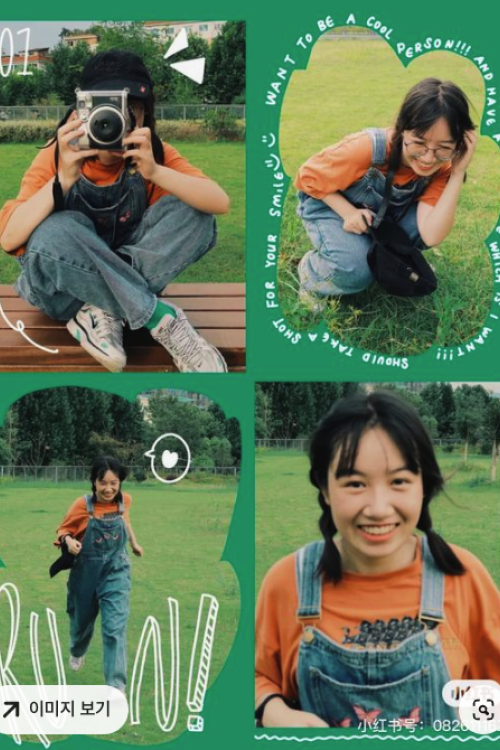
#> input picture api/service/printer/sample.jpeg, 1000 x 1500 px (shown at 1/2 size)
$ python -i image-encoder.py   (imports and definitions only)
#> lines starting #> are read from the running program, lines starting #| are printed output that depends on the picture
#> further down, picture is the input picture: shape (1500, 1000, 3); mean B, G, R 90.6, 121.5, 99.7
import sys
import os
os.environ["OPENCV_IO_MAX_IMAGE_PIXELS"] = str(pow(2,40))
import json
import numpy as np
from numba import jit, uint8
import cv2
import math
from PIL import ImageFont,Image, ImageDraw, ImageFilter

# ---------------------------------
# get script argument - 1: jsonfile_name
json_filename = sys.argv[1]

import time

# time.sleep(5)

# [11 lines not run here, left out]


# ---------------------------------
# config encoder
TEMPLATE_CONFIG_KEY = "config"
# [1 line that did not run here, left out]
# [1 line that did not run here, left out]
# [1 line that did not run here, left out]
# [1 line that did not run here, left out]
# [1 line that did not run here, left out]
# [1 line that did not run here, left out]
# [1 line that did not run here, left out]
# [1 line that did not run here, left out]

current_directory = os.getcwd()
output_directory = f'{current_directory}/result'
# [1 line that did not run here, left out]
# [1 line that did not run here, left out]
font_directory = f'{current_directory}/fonts'


# [12 lines of commented-out code are left out]


fourcc = cv2.VideoWriter_fourcc(*'avc1')
# [1 line that did not run here, left out]

instance_container = { }

# ---------------------------------
# helper
@jit(nopython=True,cache= True)
def to_framenumber(time):
    return round(time * VIDEO_FRAMERATE )

    # return math.floor(time * VIDEO_FRAMERATE)

# ---------------------------------
# generate encoding data form
TEMPLATE_COMPOSITOINS_KEY = "template_compositions"
TEMPLATE_OBJECTS_KEY = "template_objects"
TEMPLATE_ANIMATIONS_KEY = "template_animations"

# [1 line that did not run here, left out]
# [1 line that did not run here, left out]
# [1 line that did not run here, left out]


time_conversion_value = 1.0
# [1 line that did not run here, left out]
# bgm_file_path = f"{output_directory}/72a6a5b0-c0c2-46d8-a385-9d2064449e4e.mp3"
# config["audio_file_duration"] = 205.897143
# time_conversion_value = config["audio_file_duration"] / VIDEO_DURATION

# [3 lines that did not run here, left out]


# ---------------------------------
# Calibrate Data
# [55 lines not run here, left out]


# ---------------------------------
#
# [8 lines left out: function generate_composition_frame, not called in this run]
#
# ---------------------------------

def resize_image_with_pil(image, new_size):
    """
    OpenCV 이미지를 PIL을 사용하여 리사이즈한 후 다시 OpenCV 이미지로 변환

    Args:
    - image: OpenCV 이미지 (numpy 배열)
    - new_size: 리사이즈할 새로운 크기 (width, height)

    Returns:
    - resized_image: 리사이즈된 OpenCV 이미지
    """
    # OpenCV 이미지를 PIL 이미지로 변환
    if image.shape[2] == 3:
        input_image = cv2.cvtColor(image, cv2.COLOR_BGR2RGB)
    else:
        input_image = cv2.cvtColor(image, cv2.COLOR_BGR2RGBA)
    pil_image = Image.fromarray(input_image)

    # 현재 크기
    original_size = pil_image.size

    # 리사이즈할 새로운 크기가 본래 크기보다 크면 확대, 작으면 축소
    if new_size[0] > original_size[0] or new_size[1] > original_size[1]:
        resample_filter = Image.BICUBIC
    else:
        resample_filter = Image.LANCZOS

    # PIL을 사용하여 이미지 리사이즈
    resized_pil_image = pil_image.resize(new_size, resample=resample_filter)

    # PIL 이미지를 다시 OpenCV 이미지로 변환
    resized_image_rgba = np.array(resized_pil_image)
    if image.shape[2] == 3:
        resized_image = cv2.cvtColor(resized_image_rgba, cv2.COLOR_RGBA2BGR)
    else:
        resized_image = cv2.cvtColor(resized_image_rgba, cv2.COLOR_RGBA2BGRA)

    return resized_image


# [746 lines left out: functions curve_value, animation_value, toStyle, add_border_radius, apply_masking, add_border_line and 13 more, not called in this run]

def apply_blur(image, blur_degree=200.0, isSidePadding=True):

#> called with blur_degree = 200, isSidePadding = True
    original_width = image.shape[1]
#> original_width = 1000
    original_height = image.shape[0]
#> original_height = 1500


    increasement_horizontal = 0
    increasement_vertical = 0
    if isSidePadding:
        increasement_horizontal = round(original_width * 0.02)
#> increasement_horizontal = 20
        increasement_vertical = round(original_height * 0.02)
#> increasement_vertical = 30
        # image = cv2.resize(image,(original_width + increasement_horizontal*2,original_height + increasement_vertical*2),interpolation=cv2.INTER_CUBIC)
        image = resize_image_with_pil(image,(original_width + increasement_horizontal*2,original_height + increasement_vertical*2))


    if blur_degree == 0:
        if isSidePadding:
            image = image[increasement_vertical:original_height+increasement_vertical,increasement_horizontal:original_width+increasement_horizontal]

        return image
    else:
        max_kernel_size = 31
        kernel_size = int((max_kernel_size - 1) * (blur_degree / 100)) + 1
        kernel_size = kernel_size + 1 if kernel_size % 2 == 0 else kernel_size
        blur_image = cv2.GaussianBlur(image, (kernel_size, kernel_size), 0)
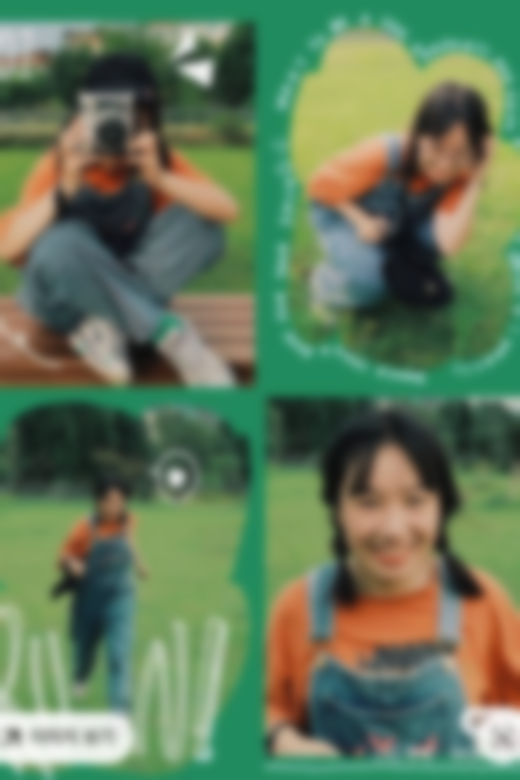
#> blur_image: shape (1560, 1040, 3) (shown at 1/2 size); mean B, G, R 90.6, 121.5, 99.7

        if isSidePadding:
            return blur_image[increasement_vertical:original_height+increasement_vertical,increasement_horizontal:original_width+increasement_horizontal]
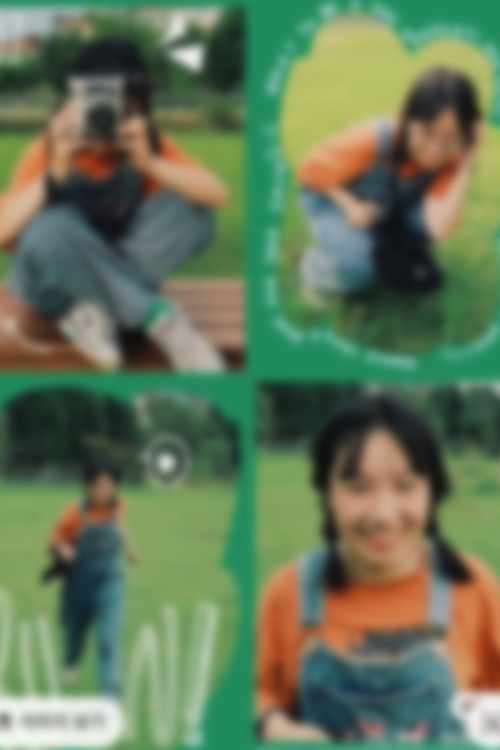
#> returned value: shape (1500, 1000, 3) (shown at 1/2 size); mean of channels 0, 1, 2 89.6, 119.6, 101.2; drawn as B, G, R
        else:
            return blur_image

# [809 lines left out: functions apply_fit, inner_mode_image, calibrate_frame, add_image_frame, add_gif_frame, add_text_frame and 2 more, not called in this run]

# ---------------------------------
# ---------------------------------
# ---------------------------------
# ---------------------------------
# ---------------------------------
# ---------------------------------
# start loop for generate frame buffer
# for frame_number in range( int(VIDEO_DURATION * VIDEO_FRAMERATE)+1):
# [86 lines not run here, left out]


# [3 lines that did not run here, left out]
import os

# [3 lines not run here, left out]

>>> import cv2
>>> picture = cv2.imread('../api/service/printer/sample.jpeg')
>>> result = apply_blur(picture)
